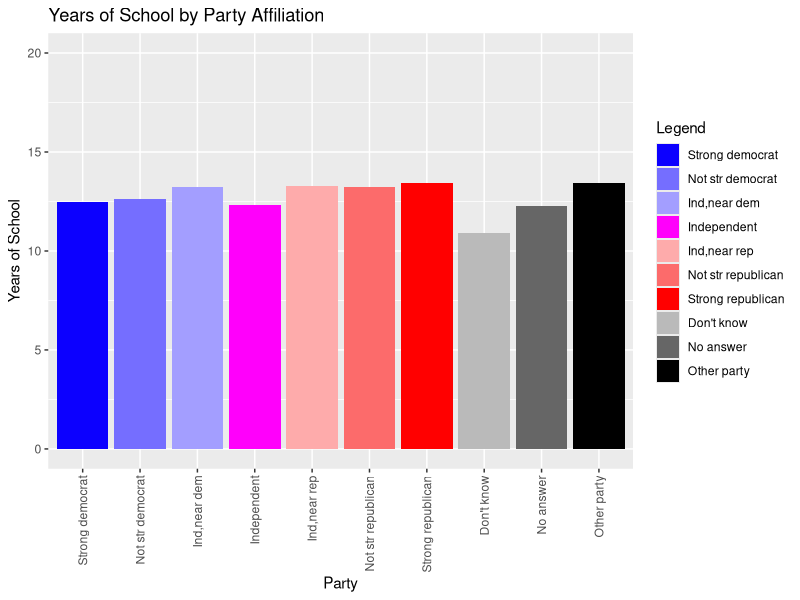

Write R code to recreate this figure.
## ---- chunk 1
knitr::opts_chunk$set(echo = TRUE)
library(tidyverse)
## ---- chunk 2
gss <- readxl::read_xlsx("GSS.xlsx")
gss %>% rename(
  year = `Gss year for this respondent`,
  happy = `General happiness`,
  party = `Political party affiliation`,
  race = `Race of respondent`,
  sex = `Respondents sex`,
  cdegree = `When received college degree`,
  hsdegree = `When received hs degree`,
  momdegree = `Mothers highest degree`,
  daddegree = `Fathers highest degree`,
  schoolyears = `Highest year of school completed`,
  age = `Age of respondent`,
  maried = `Marital status`,
  id = `Respondent id number`,
  balot = `Ballot used for interview`
) -> gss

str(gss)
## ---- chunk 3
gss$schoolyears <- as.numeric(gss$schoolyears)
gss$age <- as.numeric(gss$age)
## ---- chunk 4
by_party <- group_by(gss, party)
schoolyears_by_party <- by_party %>% summarize(schoolyears=mean(schoolyears, na.rm=TRUE))
schoolyears_by_party <- na.omit(schoolyears_by_party)
partyfactor <- factor(schoolyears_by_party$party, levels=c("Strong democrat", "Not str democrat", "Ind,near dem", "Independent", "Ind,near rep", "Not str republican", "Strong republican","Don't know", "No answer", "Other party"))

ggplot(schoolyears_by_party, aes(x=partyfactor, y=schoolyears, fill=partyfactor)) +
  geom_bar(stat="identity") +
  theme(axis.text.x = element_text(angle = 90, vjust = 0.5, hjust=1)) +
  xlab("Party") +
  ylab("Years of School") +
  ggtitle("Years of School by Party Affiliation") +
  ylim(0, 20) +
  scale_fill_manual("Legend", values=c("Strong democrat"="#0C00FF", "Not str democrat"="#756EFF", "Ind,near dem"="#A39EFF", "Independent"="#FF00FB", "Ind,near rep"="#FEABAB", "Not str republican"="#FC6B6B", "Strong republican"="#FF0000", "Don't know"="#BABABA", "No answer"="#666666", "Other party"="#000000"))
## ---- chunk 5
betterEd <- gss %>% group_by(party) %>% filter(schoolyears > median(schoolyears, na.rm = TRUE))
str(betterEd)
